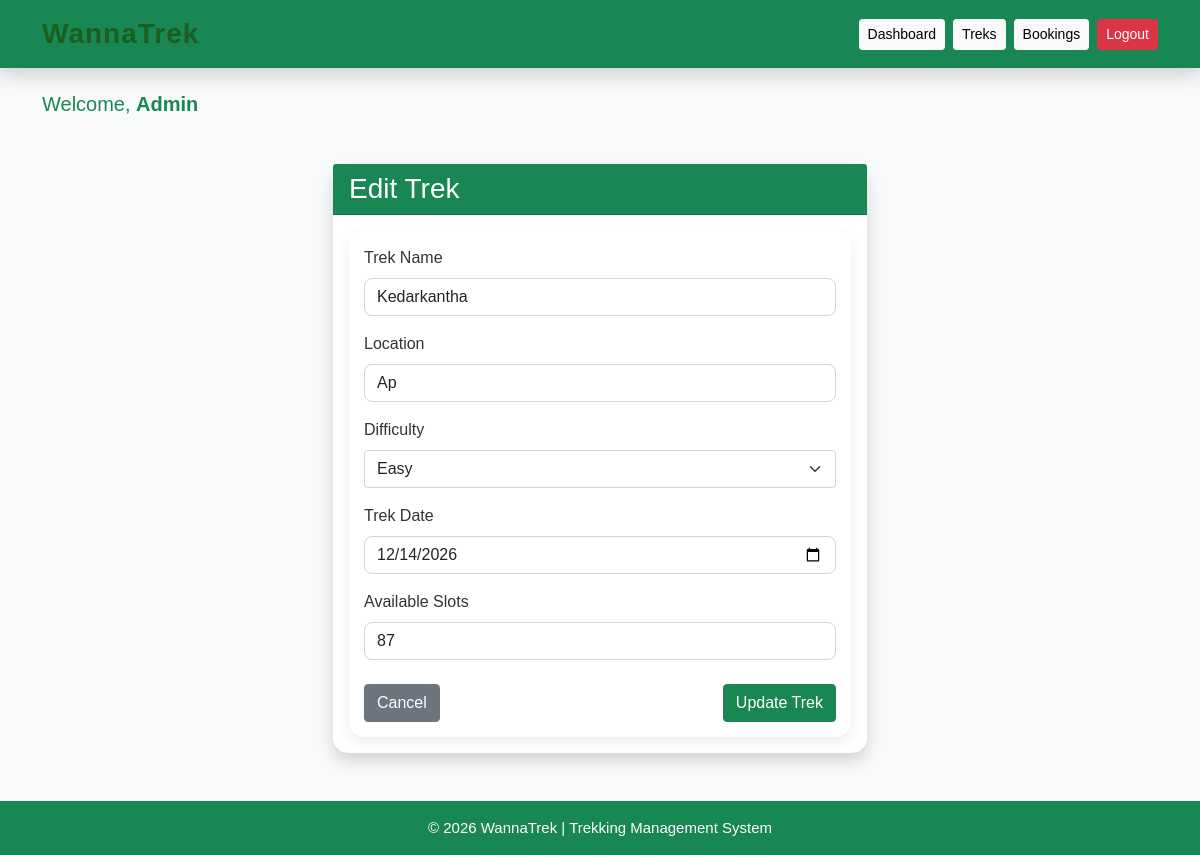
The app's page /admin/edit_trek/1 (signed in) with its own data.
### applications/models.py (models this page shows)
class Trek(db.Model):
    __tablename__ = "treks"
    id = db.Column(db.Integer, primary_key=True)
    name = db.Column(db.String(100), nullable=False)
    location = db.Column(db.String(100), nullable=False)
    difficulty = db.Column(db.String(20), nullable=False)
    date = db.Column(db.Date, nullable=False)
    slots = db.Column(db.Integer, nullable=False)
    status = db.Column(db.String(20), default="Open")
    assigned_staff_id = db.Column(db.Integer, db.ForeignKey("users.id"))
    assigned_staff = db.relationship("User", backref="assigned_treks")

### applications/routes/dashboard.py (the view, shortened to what this page needs)
@dashboard.route("/admin/edit_trek/<int:trek_id>", methods=["GET", "POST"])
def edit_trek(trek_id):
    if "user_id" not in session:
        return redirect(url_for("auth.login"))
    if session["role"] != "admin":
        return "Access Denied"
    trek = Trek.query.get_or_404(trek_id)
    return render_template(
        "edit_trek.html",
        trek=trek
    )

### applications/templates/edit_trek.html (shortened to what this page needs)
{% extends "base.html" %}
{% block content %}
<div class="container mt-5">
    <div class="row justify-content-center">
        <div class="col-md-8 col-lg-6">
            <div class="card shadow">
                <div class="card-header bg-success text-white">
                    <h3 class="mb-0">
                        Edit Trek
                    </h3>
                </div>
                <div class="card-body">
                    <form method="POST">
                        <div class="mb-3">
                            <label class="form-label">
                                Trek Name
                            </label>
                            <input
                                type="text"
                                name="name"
                                class="form-control"
                                value="{{ trek.name }}"
                                required>
                        </div>
                        <div class="mb-3">
                            <label class="form-label">
                                Location
                            </label>
                            <input
                                type="text"
                                name="location"
                                class="form-control"
                                value="{{ trek.location }}"
                                required>
                        </div>
                        <div class="mb-3">
                            <label class="form-label">
                                Difficulty
                            </label>
                            <select
                                name="difficulty"
                                class="form-select">
                                <option {% if trek.difficulty=="Easy" %}selected{% endif %}>
                                    Easy
                                </option>
                            </select>
                        </div>
                        <div class="mb-3">
                            <label class="form-label">
                                Trek Date
                            </label>
                            <input
                                type="date"
                                name="date"
                                class="form-control"
                                value="{{ trek.date }}"
                                required>
                        </div>
                        <div class="mb-4">
                            <label class="form-label">
                                Available Slots
                            </label>
                            <input
                                type="number"
                                name="slots"
                                min="1"
                                class="form-control"
                                value="{{ trek.slots }}"
                                required>
                        </div>
                        <div class="d-flex justify-content-between">
                            <a href="{{ url_for('dashboard.manage_treks') }}"
                               class="btn btn-secondary">
                                Cancel
                            </a>
                            <button
                                type="submit"
                                class="btn btn-success">
                                Update Trek
                            </button>
                        </div>
                    </form>
                </div>
            </div>
        </div>
    </div>
</div>
{% endblock %}

### applications/static/css/style.css (style rules this page uses)
body { font-family: Arial, Helvetica, sans-serif; margin: 0; background-color: #f5f5f5; color: #333; }
.btn { transition: all .3s ease; }
.card { border: none; border-radius: 15px; box-shadow: 0 4px 12px rgba(0,0,0,0.10); transition: 0.3s; }
form { padding: 15px; border-radius: 15px; box-shadow: 0 5px 15px rgba(0,0,0,0.08); }
.form-control { border-radius: 8px; }

### records on screen
Trek: name "Kedarkantha", location "Ap", difficulty "Easy", date "12/14/2026", slots "87"

### other values on screen
{{ session.get("role").capitalize() }} "Admin"
